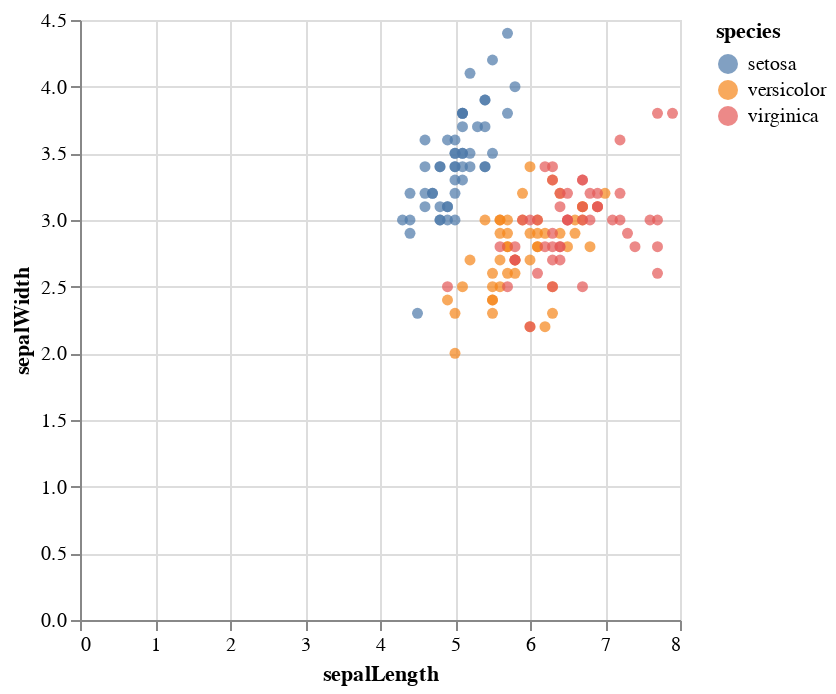

Notebook code cell kept with this figure:
### Code cell
s

### Figure 1 — Vega-Lite specification as saved in the notebook (floating-point values rounded to 4 significant figures; data arrays with more than 128 entries replaced by an {"elided": "..."} marker saying what was removed)
{"data": {"values": {"elided": "150 records"}}, "encoding": {"color": {"field": "species", "type": "nominal"}, "x": {"field": "sepalLength", "type": "quantitative"}, "y": {"field": "sepalWidth", "type": "quantitative"}}, "mark": {"type": "circle"}}
